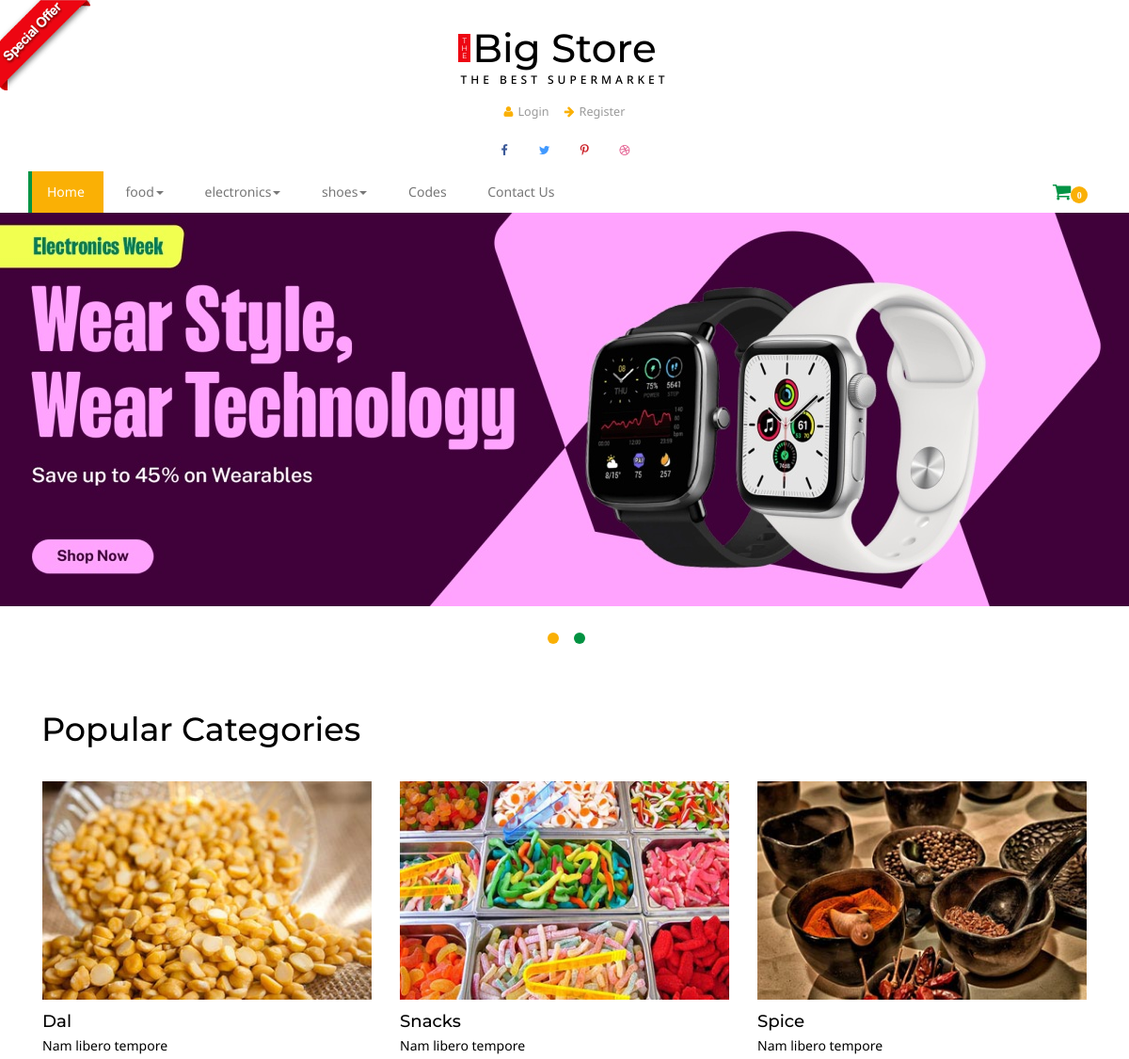
The app's page /subcat/momo (upper part), older data.
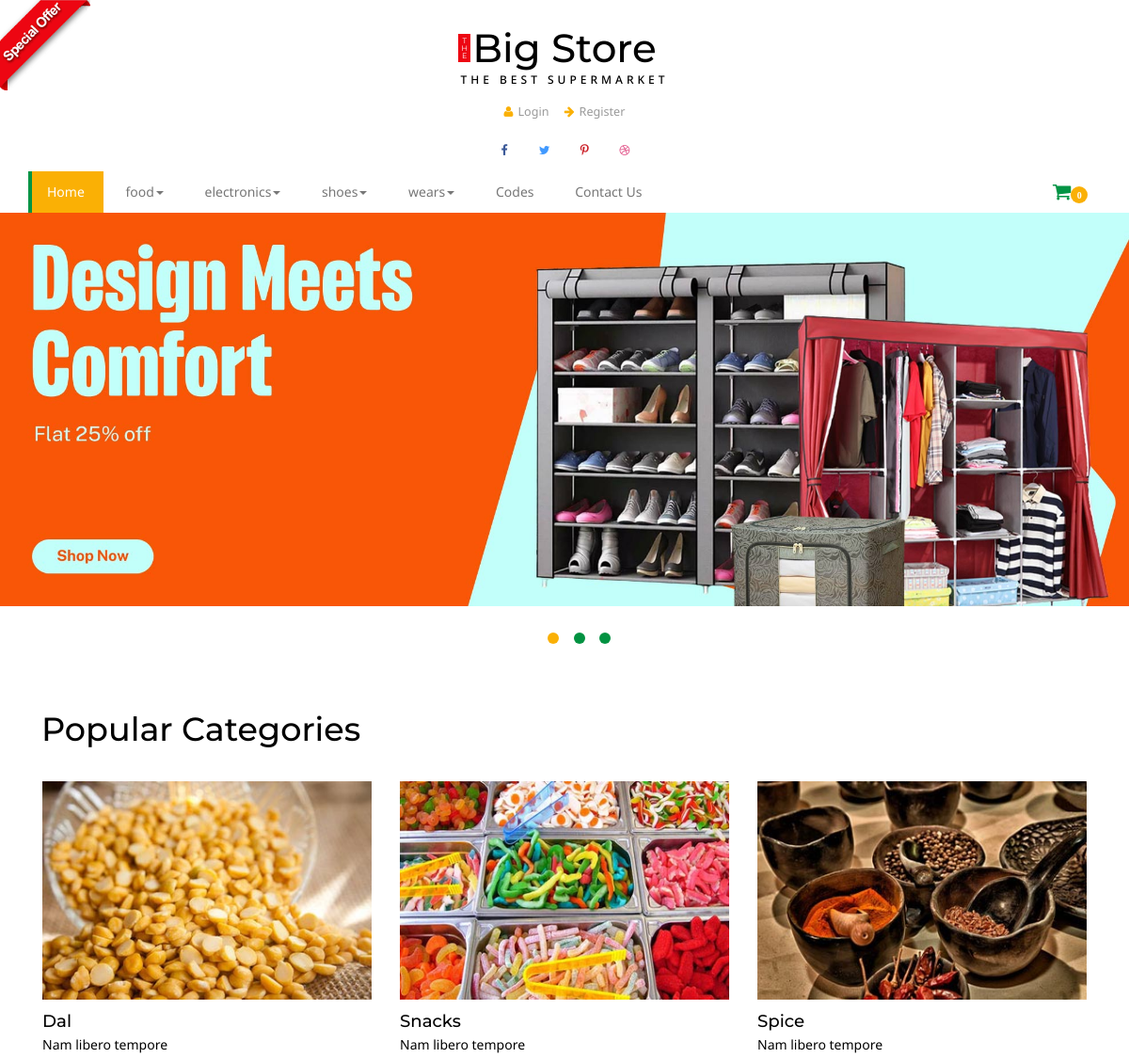
The same page, newer data.
### home/models.py (models this page shows, shortened)
class Category(models.Model):
	name = models.CharField(max_length = 300)
	slug = models.TextField()
	status = models.CharField(max_length = 50,blank = True ,choices = (('active','Active'),('','Default')))

class Slider(models.Model):
	name = models.CharField(max_length = 400)
	image = models.ImageField(upload_to = 'media')
	rank = models.IntegerField()
	status = models.CharField(max_length = 300 ,blank = True ,choices = (('active','Active'),('','Default')))

### home/views.py (the view)
# urls.py: path('subcat/<slug>',SubcategoryView.as_view(),name ='subcat'),
class SubcategoryView(BaseView):
	def get(self,request,slug):
		subcatid = SubCategory.objects.get(slug = slug).id
		self.views['subcat_product'] = Product.objects.filter(subcategory_id = subcatid)
		return render(request,'kitchen.html',self.views)

### templates/kitchen.html (shortened to what this page needs)
{% extends 'base.html' %}
{% load static %}
{% block content %}
   <div id="myCarousel" class="carousel slide" data-ride="carousel">
      <ol class="carousel-indicators">
      	{% for slider in sliders %}
        <li data-target="#myCarousel" data-slide-to="{{slider.rank}}" class="{{slider.status}}"></li>
        {% endfor %}
      </ol>
      <div class="carousel-inner" role="listbox">
      	{% for slider in sliders %}
        <div class="item {{slider.status}}">
         <a href="kitchen.html"> <img class="first-slide" src="{{slider.image.url}}" alt="First slide"></a>
        </div>
    	{% endfor %}
    </div>
    </div>
<div class="kic-top ">
	<div class="container ">
	<div class="kic ">
			<h3>Popular Categories</h3>
		</div>
		<div class="col-md-4 kic-top1">
			<a href="single.html">
				<img src="{% static 'images/ki.jpg' %}" class="img-responsive" alt="">
			</a>
			<h6>Dal</h6>
			<p>Nam libero tempore</p>
		</div>
		<div class="col-md-4 kic-top1">
			<a href="single.html">
				<img src="{% static 'images/ki1.jpg' %}" class="img-responsive" alt="">
			</a>
			<h6>Snacks</h6>
			<p>Nam libero tempore</p>
		</div>
		<div class="col-md-4 kic-top1">
			<a href="single.html">
				<img src="{% static 'images/ki2.jpg' %}" class="img-responsive" alt="">
			</a>
			<h6>Spice</h6>
			<p>Nam libero tempore</p>
		</div>
	</div>
</div>
		<div class="product">
		</div>
{% endblock %}

### templates/base.html (shortened to what this page needs)
<!DOCTYPE html>
{% load static %}
<html>
<head>
<link href="{% static 'css/bootstrap.css' %}" rel='stylesheet' type='text/css' />
<link href="{% static 'css/style.css' %}" rel='stylesheet' type='text/css' />
<link href="{% static 'css/font-awesome.css' %}" rel="stylesheet">
	<link rel="stylesheet" href="{% static 'css/jstarbox.css' %}" type="text/css" media="screen" charset="utf-8" />
</head>
<body>
<a href="offer.html"><img src="{% static 'images/download.png' %}" class="img-head" alt=""></a>
<div class="header">
		<div class="container">
			<div class="logo">
				<h1 ><a href="/"><b>T<br>H<br>E</b>Big Store<span>The Best Supermarket</span></a></h1>
			</div>
			<div class="head-t">
				<ul class="card">
					{% if user.is_authenticated %}
					<li><a href="/my_cart/" ><i class="fa fa-heart" aria-hidden="true"></i>Wishlist</a></li>
					<li><a href="about.html" ><i class="fa fa-file-text-o" aria-hidden="true"></i>Order History</a></li>
					<li><a href="shipping.html" ><i class="fa fa-ship" aria-hidden="true"></i>Shipping</a></li>
					<li><a href="/logout/" ><i class="fa fa-user" aria-hidden="true"></i>LogOut</a></li>
					{% else %}
					<li><a href="/login/" ><i class="fa fa-user" aria-hidden="true"></i>Login</a></li>
					<li><a href="/register/" ><i class="fa fa-arrow-right" aria-hidden="true"></i>Register</a></li>
					{% endif %}
				</ul>
			</div>
			<div class="header-ri">
				<ul class="social-top">
					<li><a href="#" class="icon facebook"><i class="fa fa-facebook" aria-hidden="true"></i></a></li>
					<li><a href="#" class="icon twitter"><i class="fa fa-twitter" aria-hidden="true"></i></a></li>
					<li><a href="#" class="icon pinterest"><i class="fa fa-pinterest-p" aria-hidden="true"></i></a></li>
					<li><a href="#" class="icon dribbble"><i class="fa fa-dribbble" aria-hidden="true"></i></a></li>
				</ul>
			</div>
				<div class="nav-top">
					<nav class="navbar navbar-default">
					<div class="collapse navbar-collapse" id="bs-megadropdown-tabs">
						<ul class="nav navbar-nav ">
							<li class="active"><a href="/"  class="hyper"><span>Home</span></a></li>
							{% for cat in categories %}
							<li class="dropdown ">
								<a href="#" class="dropdown-toggle  hyper" data-toggle="dropdown" ><span>{{cat.name}}<b class="caret"></b></span></a>
							</li>
							{% endfor %}
							<li><a href="codes.html" class="hyper"> <span>Codes</span></a></li>
							<li><a href="contact.html" class="hyper"><span>Contact Us</span></a></li>
						</ul>
					</div>
					</nav>
					 <div class="cart" >
						<span class="fa fa-shopping-cart my-cart-icon"><span class="badge badge-notify my-cart-badge"></span></span>
					</div>
					<div class="clearfix"></div>
				</div>
				</div>
</div>
{% block content %}
{% endblock %}
</body>
</html>

Row changes from the older to the newer data that the page shows:
added Category: name "wears"
changed Slider (number 1 of 3 on the later page): image: a different picture
added Slider: rank 3 (drawn)
